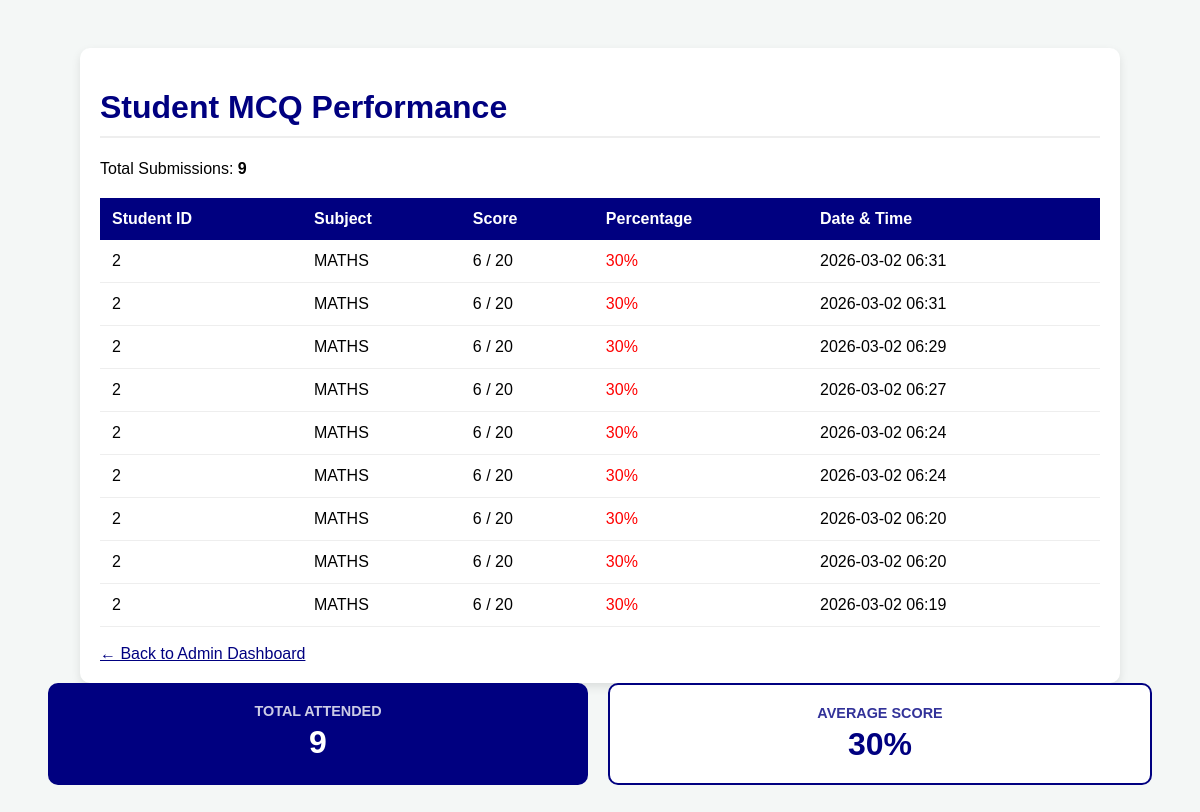
Before: /admin/admin/mcq-results with the older database file.
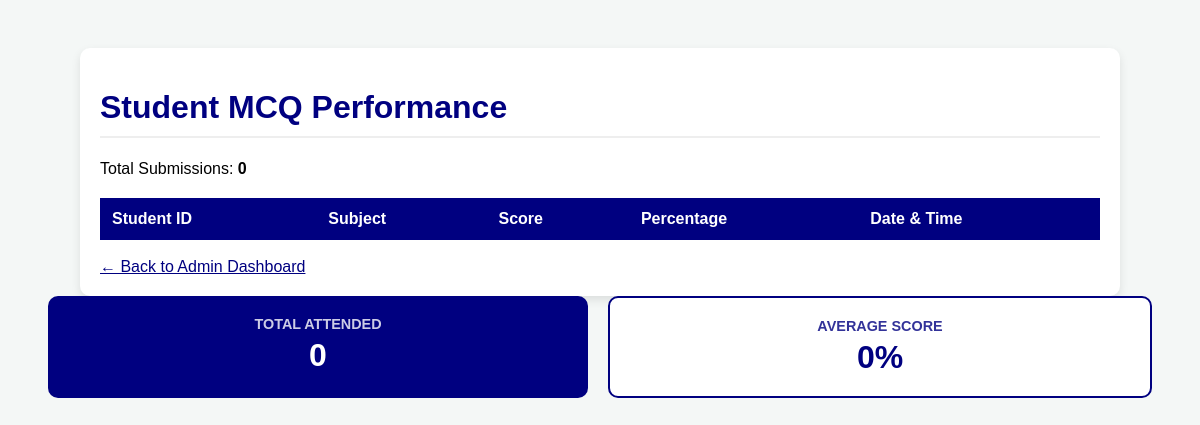
After: the same page with the newer database file.
### models.py (models this page shows)
class MCQResult(db.Model):
    id = db.Column(db.Integer, primary_key=True)
    student_id = db.Column(db.Integer, db.ForeignKey('student.id'))
    subject = db.Column(db.String(100))
    score = db.Column(db.Integer)
    total = db.Column(db.Integer)
    attended_on = db.Column(db.DateTime, default=datetime.utcnow)
    student = db.relationship('Student', backref='mcq_results')

### routes/admin_routes.py (the view)
@admin.route('/admin/mcq-results')
def admin_mcq_results():
    results = MCQResult.query.order_by(MCQResult.attended_on.desc()).all()
    print(f"Found {len(results)} results in database")
    return render_template('admin_mcq_results.html', results=results)

### app.py (called while the page is built)
@app.after_request
def add_header(response):
    response.headers["Cache-Control"] = "no-cache, no-store, must-revalidate"
    response.headers["Pragma"] = "no-cache"
    response.headers["Expires"] = "0"
    return response

### templates/admin_mcq_results.html (shortened to what this page needs)
<!DOCTYPE html>
<html lang="en">
<head>
</head>
<body>
    <div class="admin-container">
        <h1>Student MCQ Performance</h1>
        <p>Total Submissions: <strong>{{ results|length }}</strong></p>
        <table>
            <thead>
                <tr>
                    <th>Student ID</th>
                    <th>Subject</th>
                    <th>Score</th>
                    <th>Percentage</th>
                    <th>Date & Time</th>
                </tr>
            </thead>
            <tbody>
                {% for res in results %}
                <tr>
                    <td>{{ res.student_id }}</td>
                    <td>{{ res.subject|upper }}</td>
                    <td>{{ res.score }} / {{ res.total }}</td>
                    <td class="{{ 'pass' if (res.score/res.total*100) >= 40 else 'fail' }}">
                        {{ (res.score / res.total * 100) | int }}%
                    </td>
                    <td>{{ res.attended_on.strftime('%Y-%m-%d %H:%M') }}</td>
                </tr>
                {% endfor %}
            </tbody>
        </table>
        <br>
        <a href="/admin/dashboard" style="color: #000080;">← Back to Admin Dashboard</a>
    </div>
    <div class="admin-summary" style="display: flex; gap: 20px; margin-bottom: 30px; flex-wrap: wrap;">
    <div style="flex: 1; min-width: 200px; background: #000080; color: white; padding: 20px; border-radius: 10px; text-align: center;">
        <h3 style="margin: 0; font-size: 0.9rem; opacity: 0.8;">TOTAL ATTENDED</h3>
        <p style="margin: 5px 0 0 0; font-size: 2rem; font-weight: bold;">{{ results|length }}</p>
    </div>
    <div style="flex: 1; min-width: 200px; background: white; border: 2px solid #000080; color: #000080; padding: 20px; border-radius: 10px; text-align: center;">
        <h3 style="margin: 0; font-size: 0.9rem; opacity: 0.8;">AVERAGE SCORE</h3>
        <p style="margin: 5px 0 0 0; font-size: 2rem; font-weight: bold;">
            {% if results %}
                {{ (results|sum(attribute='score') / results|sum(attribute='total') * 100)|int }}%
            {% else %}
                0%
            {% endif %}
        </p>
    </div>
</div>
</body>
</html>

Changed rows visible on the page:
removed MCQResult: student_id "2", subject "MATHS", score "6", total "20", (res.score/res.total*100)|int "30", attended_on "2026-03-02 06:31"
removed MCQResult: student_id "2", subject "MATHS", score "6", total "20", (res.score/res.total*100)|int "30", attended_on "2026-03-02 06:31"
removed MCQResult: student_id "2", subject "MATHS", score "6", total "20", (res.score/res.total*100)|int "30", attended_on "2026-03-02 06:29"
removed MCQResult: student_id "2", subject "MATHS", score "6", total "20", (res.score/res.total*100)|int "30", attended_on "2026-03-02 06:27"
removed MCQResult: student_id "2", subject "MATHS", score "6", total "20", (res.score/res.total*100)|int "30", attended_on "2026-03-02 06:24"
removed MCQResult: student_id "2", subject "MATHS", score "6", total "20", (res.score/res.total*100)|int "30", attended_on "2026-03-02 06:24"
removed MCQResult: student_id "2", subject "MATHS", score "6", total "20", (res.score/res.total*100)|int "30", attended_on "2026-03-02 06:20"
removed MCQResult: student_id "2", subject "MATHS", score "6", total "20", (res.score/res.total*100)|int "30", attended_on "2026-03-02 06:20"
removed MCQResult: student_id "2", subject "MATHS", score "6", total "20", (res.score/res.total*100)|int "30", attended_on "2026-03-02 06:19"
Other visible differences:
{{ results|length }}: "9" → "0"
text no longer shown: "30 %"
text now shown: "0%"
